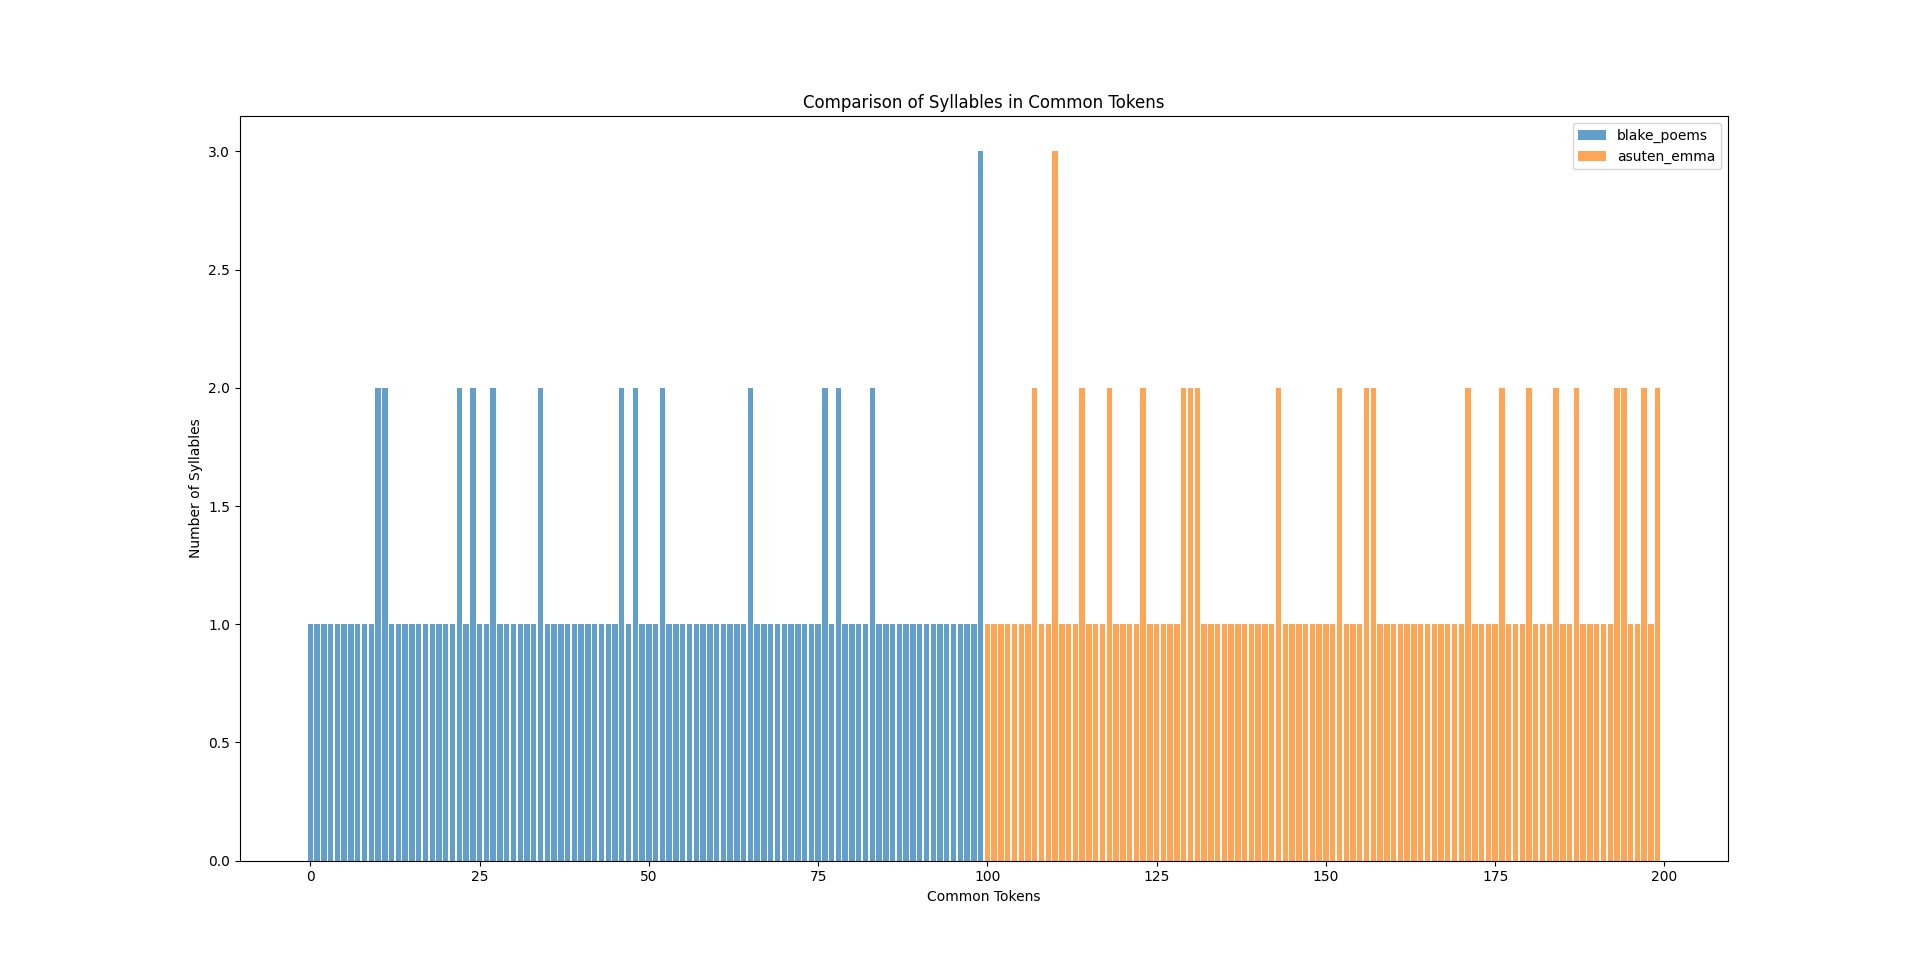

Here is the Python script that generated this plot:


import nltk
nltk.download('gutenberg')

from nltk.corpus import gutenberg

import re
import nltk

import pyphen
import matplotlib.pyplot as plt

nltk.download('stopwords')
from collections import Counter

from nltk.corpus import stopwords




def tokenizeText(text):
    # tokenize based on whitespace and punctuation
    tokens = re.findall(r'\b\w+\b', text)
    return tokens


# Function to calculate syllables for a list of words using Pyphen
def calculate_syllables(tokens):
    dic = pyphen.Pyphen(lang='en')
    syllables = [len(dic.inserted(token).split('-')) for token in tokens]
    return syllables


def syllablesCalculation(pdf1, pdf2):
    text1 = pdf1
    text2 = pdf2
    tokens1 = tokenizeText(text1)
    tokens2 = tokenizeText(text2)

    # Remove the common stop words
    stop_words = set(stopwords.words('english'))
    Tokens1sm = [token for token in tokens1 if token.lower() not in stop_words]
    Tokens2sm = [token for token in tokens2 if token.lower() not in stop_words]

    # Now lets count token freq to find most used 100 tokens
    tokenCountsPdf1 = Counter(Tokens1sm)
    tokenCountsPdf2 = Counter(Tokens2sm)

    top100Tokens1 = [token for token, count in tokenCountsPdf1.most_common(100)]
    top100Tokens2 = [token for token, count in tokenCountsPdf2.most_common(100)]

    # Calculate syllables for the top 100 tokens
    syllables1 = calculate_syllables(top100Tokens1)
    syllables2 = calculate_syllables(top100Tokens2)

    # Example: Create a bar chart to compare the number of syllables in common tokens
    plt.bar(range(len(top100Tokens1)), syllables1, label='blake_poems', alpha=0.7)
    plt.bar(range(len(top100Tokens1), len(top100Tokens1) + len(top100Tokens2)), syllables2, label='asuten_emma', alpha=0.7)
    plt.xlabel('Common Tokens')
    plt.ylabel('Number of Syllables')
    plt.title('Comparison of Syllables in Common Tokens')
    plt.legend()
    plt.show()

    return top100Tokens1, top100Tokens2


# Load "Blake's Poems" and "Leaves of Grass" with explicit UTF-8 encoding
blake_poems = gutenberg.raw("blake-poems.txt").encode('utf-8').decode('utf-8')
austen_emma = gutenberg.raw("austen-emma.txt").encode('utf-8').decode('utf-8')

# Save "Blake's Poems" to a text file
with open("blake_poems.txt", "w", encoding="utf-8") as file:
    file.write(blake_poems)

# Save "Leaves of Grass" to a text file
with open("asuten-emma9.txt", "w", encoding="utf-8") as file:
    file.write(austen_emma)

top100Tokens1, top100Tokens2 = syllablesCalculation(blake_poems, austen_emma)

# Print the top 100 tokens from each PDF file
print("Top 100 Tokens from PDF 1:")
print(top100Tokens1)

print("Top 100 Tokens from PDF 2:")
print(top100Tokens2)
